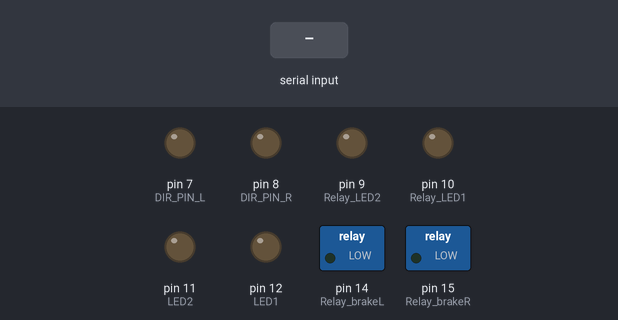
The sketch below on a simulated Arduino Uno, built with avr-gcc and run on an emulated ATmega328P. On the bench: switched loads named in the sketch (green lamp = pin HIGH), output pins drawn as LEDs (lit = HIGH). The inputs (shaded band) are chosen by the test bench.

Above: at 1.2 s.
1.3 s: "d" received over Serial
At 2.5 s:
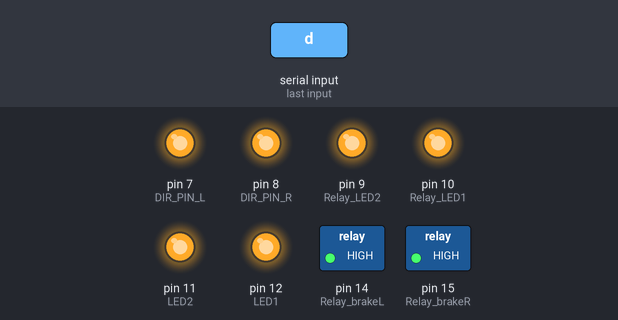
2.8 s: "a" received over Serial
At 3.8 s:
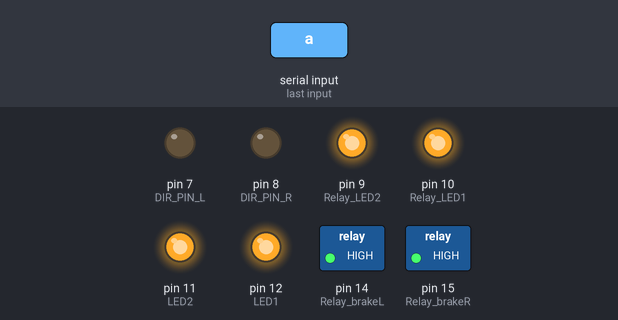
4.3 s: "w" received over Serial
At 5.0 s:
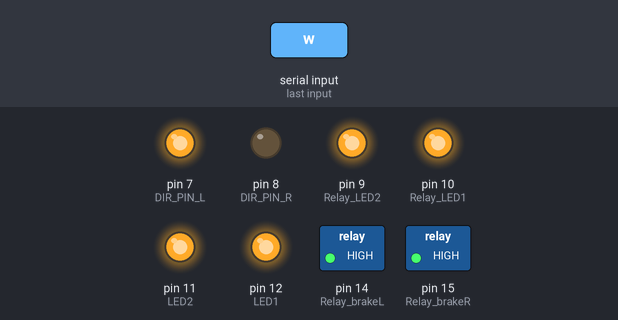
5.8 s: "x" received over Serial
At 6.1 s:
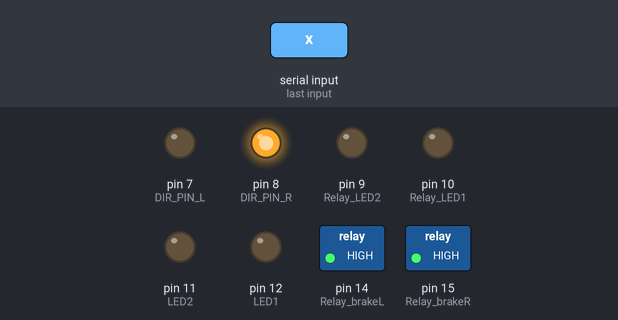
7.3 s: "s" received over Serial
At 8.5 s:
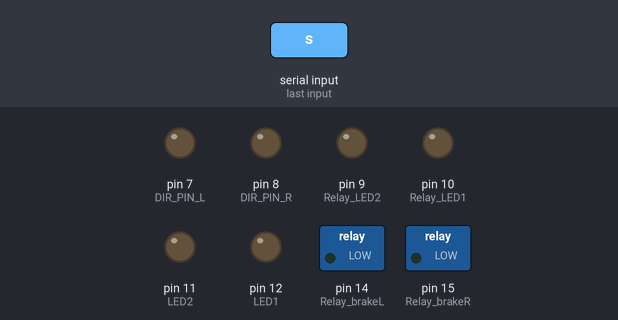
Timing chart, 0 to 9.8 s (numbered marks = the images above; inputs shaded):
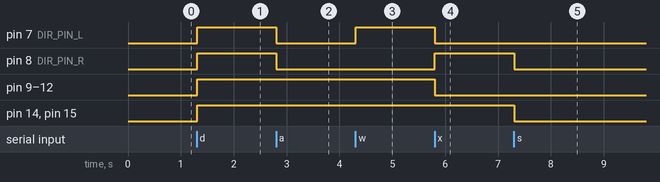

Measured:
- after the input at 1.3 s, pin 7 (DIR_PIN_L), pin 8 (DIR_PIN_R), pin 9 (Relay_LED2), pin 10 (Relay_LED1), pin 11 (LED2), pin 12 (LED1), pin 14 (Relay_brakeL), pin 15 (Relay_brakeR): LOW → HIGH at once
- after the input at 2.8 s, pin 7 (DIR_PIN_L), pin 8 (DIR_PIN_R): HIGH → LOW at once
- after the input at 4.3 s, pin 7 (DIR_PIN_L): LOW → HIGH at once
- after the input at 5.8 s, pin 7 (DIR_PIN_L), pin 9 (Relay_LED2), pin 10 (Relay_LED1), pin 11 (LED2), pin 12 (LED1): HIGH → LOW at once; pin 8 (DIR_PIN_R): LOW → HIGH at once
- after the input at 7.3 s, pin 8 (DIR_PIN_R), pin 14 (Relay_brakeL), pin 15 (Relay_brakeR): HIGH → LOW at once

The sketch:

Master_Rover.ino
```cpp
// master
#include <SoftwareSerial.h>
SoftwareSerial mySerial(19, 18); //A5,A4

const int Relay_brakeR = 15; //電磁Break
const int Relay_brakeL = 14; //電磁Break
const int Relay_LED1 = 10; //前面用LED
const int Relay_LED2 = 9; //前面用LED
const int LED1 = 12; //判定用基盤上LED
const int LED2 = 11; //判定用基板上LED
const int DIR_PIN_L = 7; //後方左・DIRピン（左側DIR→回路図見る限りこうなっている後方左は間違い？）
const int DIR_PIN_R = 8; //後方右・DIRピン（左側DIR→回路図見る限りこうなっている後方右は間違い？）

//---- 判別用フラグ----//
int flag;

#define SOFT 0
#define RIGID 1
#define NUM_CMD 3 //コマンド数
#define right_lim 20
#define left_lim -20


void setup() {
  //--------シリアル通信準備--------//
  Serial.begin(9600); // start serial for output
  mySerial.begin(4800); // start Software serial for output


  //-----I/O設定-----//
  pinMode(Relay_brakeR, OUTPUT);
  pinMode(Relay_brakeL, OUTPUT);
  pinMode(Relay_LED1, OUTPUT);
  pinMode(Relay_LED2, OUTPUT);
  pinMode(LED1, OUTPUT);
  pinMode(LED2, OUTPUT);
  pinMode(DIR_PIN_L, OUTPUT);
  pinMode(DIR_PIN_R, OUTPUT);


  digitalWrite(Relay_brakeR, LOW);
  digitalWrite(Relay_brakeL, LOW);
  digitalWrite(Relay_LED1, LOW);
  digitalWrite(Relay_LED2, LOW);
  digitalWrite(LED1, LOW);
  digitalWrite(LED2, LOW);
  digitalWrite(DIR_PIN_L, LOW);
  digitalWrite(DIR_PIN_R, LOW);


}

void loop() {

  if(Serial.available() > 0){   // シリアルポートに何かデータが到着しているか確認

    char line;
    line = Serial.read();
    mySerial.println(line);

    if(line == 's'){
      Stop();

    }else{

      if(line == 'd' ){
        Right();
      }else if(line == 'a'){
        Left();
      }else if(line == 'w'){
        Go();
      }else if(line == 'x'){
        Back();
      }
    }

    //if (detect == SOFT) Soft();
    //if (detect == RIGID) Rigid();

  }
}


//前進
void Go() {
    flag = 1;                       // フラグを1に設定

    digitalWrite(DIR_PIN_L, HIGH);
    digitalWrite(DIR_PIN_R, LOW);
    digitalWrite(LED1, HIGH);
    digitalWrite(LED2, HIGH);
    digitalWrite(Relay_brakeR, HIGH);
    digitalWrite(Relay_brakeL, HIGH);
    digitalWrite(Relay_LED1, HIGH);
    digitalWrite(Relay_LED2, HIGH);
}

//後退
void Back() {
    flag = 2;                       // フラグを2に設定

    digitalWrite(DIR_PIN_L, LOW);
    digitalWrite(DIR_PIN_R, HIGH);
    digitalWrite(LED1, LOW);
    digitalWrite(LED2, LOW);
    digitalWrite(Relay_LED1, LOW);
    digitalWrite(Relay_LED2, LOW);
    digitalWrite(Relay_brakeR, HIGH);
    digitalWrite(Relay_brakeL, HIGH);
}

//停止
void Stop() {
    flag = 3;                       // フラグを3に設定

    digitalWrite(Relay_brakeR, LOW);
    digitalWrite(Relay_brakeL, LOW);
    digitalWrite(Relay_LED1, LOW);
    digitalWrite(Relay_LED2, LOW);
    digitalWrite(LED1, LOW);
    digitalWrite(LED2, LOW);
    digitalWrite(DIR_PIN_L, LOW);
    digitalWrite(DIR_PIN_R, LOW);
}

//PWM制御で前進する場合
void PWM_Go() {
    flag = 4;                       // フラグを4に設定

    digitalWrite(DIR_PIN_L, HIGH);
    digitalWrite(DIR_PIN_R, LOW);
    digitalWrite(LED1, HIGH);
    digitalWrite(LED2, HIGH);
    digitalWrite(Relay_brakeR, HIGH);
    digitalWrite(Relay_brakeL, HIGH);
    digitalWrite(Relay_LED1, HIGH);
    digitalWrite(Relay_LED2, HIGH);
}


//PWM制御で後進する場合
void PWM_Back() {
    flag = 5;                       // フラグを4に設定

    digitalWrite(DIR_PIN_L, LOW);
    digitalWrite(DIR_PIN_R, HIGH);
    digitalWrite(LED1, LOW);
    digitalWrite(LED2, LOW);
    digitalWrite(Relay_LED1, LOW);
    digitalWrite(Relay_LED2, LOW);
    digitalWrite(Relay_brakeR, HIGH);
    digitalWrite(Relay_brakeL, HIGH);
}

//右折
void Right() {
    flag = 6;                       // フラグを5に設定

    digitalWrite(DIR_PIN_L, HIGH);
    digitalWrite(DIR_PIN_R, HIGH);
    digitalWrite(LED1, HIGH);
    digitalWrite(LED2, HIGH);
    digitalWrite(Relay_brakeR, HIGH);
    digitalWrite(Relay_brakeL, HIGH);
    digitalWrite(Relay_LED1, HIGH);
    digitalWrite(Relay_LED2, HIGH);
}

//左折
void Left() {
    flag = 7;                       // フラグを7に設定

    digitalWrite(DIR_PIN_L, LOW);
    digitalWrite(DIR_PIN_R, LOW);
    digitalWrite(LED1, HIGH);
    digitalWrite(LED2, HIGH);
    digitalWrite(Relay_brakeR, HIGH);
    digitalWrite(Relay_brakeL, HIGH);
    digitalWrite(Relay_LED1, HIGH);
    digitalWrite(Relay_LED2, HIGH);
}
```
